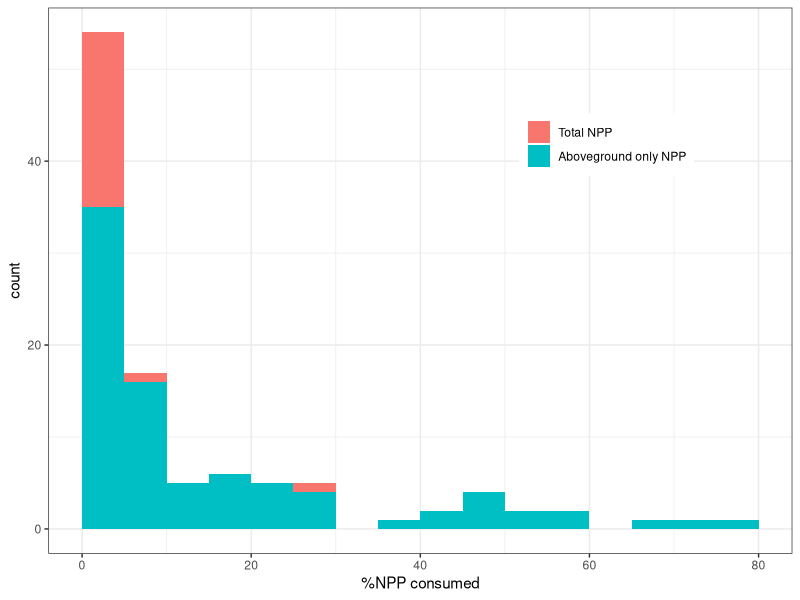
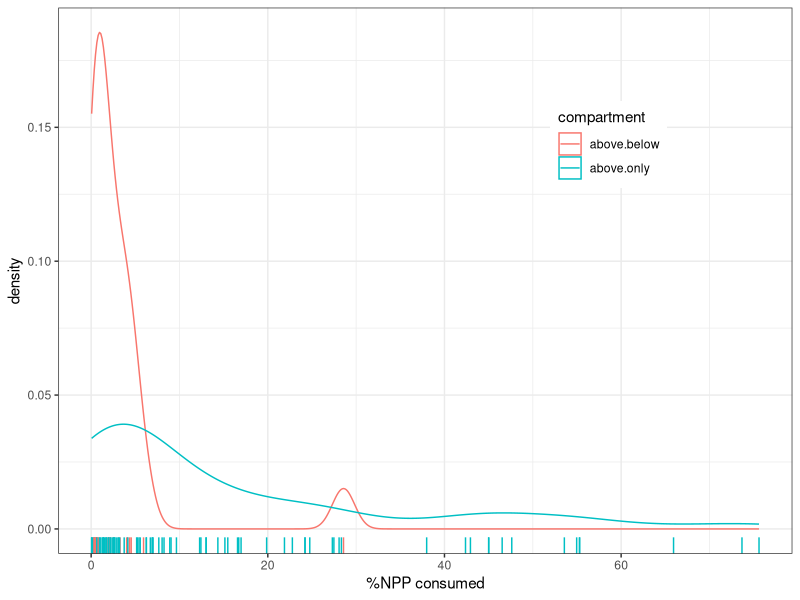
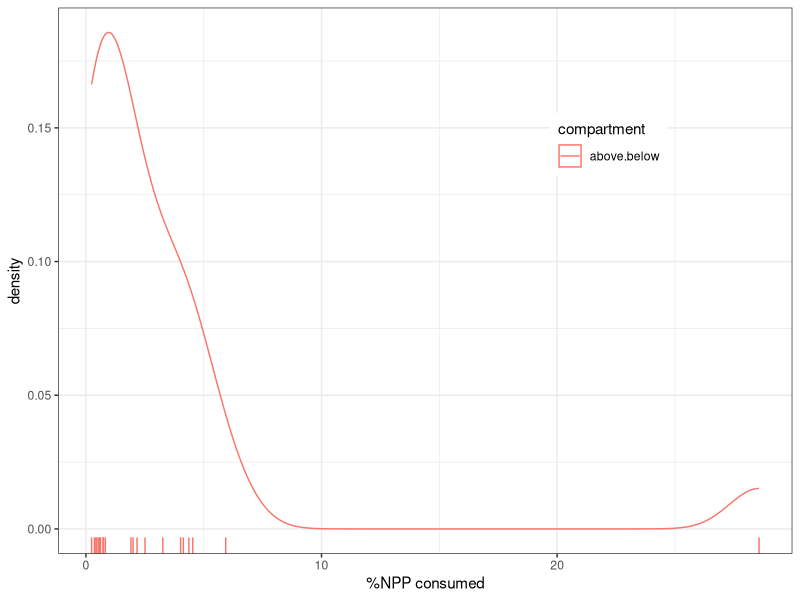

Write R code to recreate these figures, in order.
library(tidyverse)

consumption <- read_tsv("data/consumption_CebrianLatigue2004.txt", na = ".")

consumption$`ecosystem type` %>% table(useNA = "a")

consumption <- consumption %>% filter(`ecosystem type` == "terrestrial")

consumption <- consumption %>% filter(!is.na(`%NPP consumed`))

consumption$`community type` %>% table

consumption$`%NPP consumed`

any(str_detect(consumption$reference, "\\*\\*"))

consumption$compartment <- ifelse(str_detect(consumption$reference, "\\*"), "above.below", "above.only")

consumption %>% 
  group_by(compartment) %>% 
  summarise(med = median(`%NPP consumed`),
            q75 = quantile(`%NPP consumed`, 0.75),
            min = min(`%NPP consumed`),
            max = max(`%NPP consumed`),
            n = n())


ggplot(consumption, aes(`%NPP consumed`, fill = compartment)) +
  geom_histogram(breaks = seq(0,80,5)) +
  theme_bw() +
  scale_fill_discrete(name = NULL, labels = c("Total NPP", "Aboveground only NPP")) +
  theme(legend.position = c(.75, .75))

ggplot(consumption, aes(`%NPP consumed`, color = compartment)) +
  geom_density() +
  theme_bw() +
  geom_rug() +
  scale_fill_discrete(name = NULL, labels = c("Total NPP", "Aboveground only NPP")) +
  theme(legend.position = c(.75, .75))

ggplot(consumption %>% filter(compartment == "above.below"), aes(`%NPP consumed`, color = compartment)) +
  geom_density() +
  theme_bw() +
  geom_rug() +
  scale_fill_discrete(name = NULL, labels = c("Total NPP", "Aboveground only NPP")) +
  theme(legend.position = c(.75, .75))


consumption %>% 
  filter(compartment == "above.below") %>%
  summarise(min = min(`%NPP consumed`),
            q025 = quantile(`%NPP consumed`, 0.025),
            q25 = quantile(`%NPP consumed`, 0.25),
            mean = mean(`%NPP consumed`),
            med = median(`%NPP consumed`),
            q75 = quantile(`%NPP consumed`, 0.75),
            q975 = quantile(`%NPP consumed`, 0.975),
            max = max(`%NPP consumed`),
            n = n())
